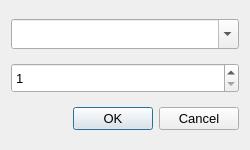
<?xml version="1.0" encoding="UTF-8"?>
<ui version="4.0">
 <class>AddArrivalWindow</class>
 <widget class="QDialog" name="AddArrivalWindow">
  <property name="geometry">
   <rect>
    <x>0</x>
    <y>0</y>
    <width>250</width>
    <height>150</height>
   </rect>
  </property>
  <property name="windowTitle">
   <string>Добавление поступление</string>
  </property>
  <property name="windowIcon">
   <iconset>
    <normaloff>../icons/add.png</normaloff>../icons/add.png</iconset>
  </property>
  <layout class="QGridLayout" name="gridLayout">
   <item row="2" column="0">
    <widget class="QDialogButtonBox" name="buttonBox">
     <property name="font">
      <font>
       <pointsize>10</pointsize>
      </font>
     </property>
     <property name="orientation">
      <enum>Qt::Horizontal</enum>
     </property>
     <property name="standardButtons">
      <set>QDialogButtonBox::Cancel|QDialogButtonBox::Ok</set>
     </property>
    </widget>
   </item>
   <item row="1" column="0">
    <widget class="QSpinBox" name="countBook">
     <property name="minimumSize">
      <size>
       <width>0</width>
       <height>30</height>
      </size>
     </property>
     <property name="font">
      <font>
       <pointsize>10</pointsize>
      </font>
     </property>
     <property name="suffix">
      <string/>
     </property>
     <property name="prefix">
      <string/>
     </property>
     <property name="minimum">
      <number>1</number>
     </property>
     <property name="maximum">
      <number>1000</number>
     </property>
    </widget>
   </item>
   <item row="0" column="0">
    <widget class="QComboBox" name="comboBook">
     <property name="minimumSize">
      <size>
       <width>0</width>
       <height>30</height>
      </size>
     </property>
     <property name="font">
      <font>
       <pointsize>10</pointsize>
      </font>
     </property>
     <property name="editable">
      <bool>true</bool>
     </property>
     <property name="insertPolicy">
      <enum>QComboBox::InsertAtBottom</enum>
     </property>
     <property name="placeholderText">
      <string>Выберите книгу...</string>
     </property>
    </widget>
   </item>
  </layout>
 </widget>
 <resources/>
 <connections>
  <connection>
   <sender>buttonBox</sender>
   <signal>accepted()</signal>
   <receiver>AddArrivalWindow</receiver>
   <slot>addArrival()</slot>
   <hints>
    <hint type="sourcelabel">
     <x>248</x>
     <y>254</y>
    </hint>
    <hint type="destinationlabel">
     <x>157</x>
     <y>274</y>
    </hint>
   </hints>
  </connection>
  <connection>
   <sender>buttonBox</sender>
   <signal>rejected()</signal>
   <receiver>AddArrivalWindow</receiver>
   <slot>reject()</slot>
   <hints>
    <hint type="sourcelabel">
     <x>316</x>
     <y>260</y>
    </hint>
    <hint type="destinationlabel">
     <x>286</x>
     <y>274</y>
    </hint>
   </hints>
  </connection>
 </connections>
 <slots>
  <slot>addArrival()</slot>
 </slots>
</ui>
